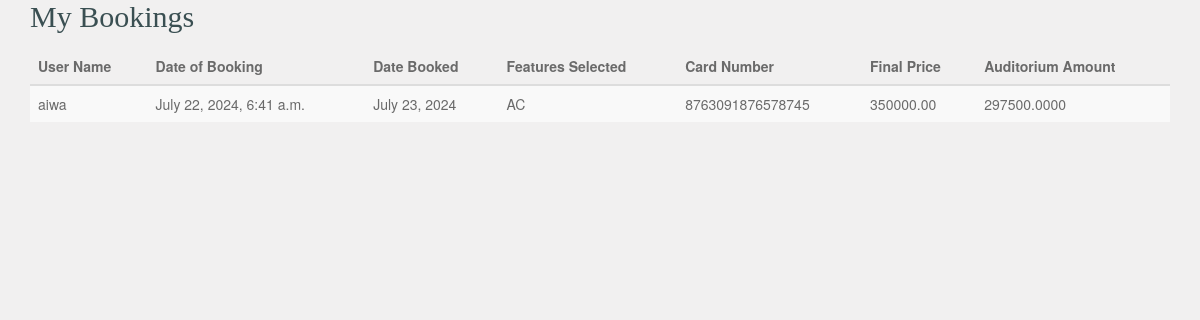
Before: /event_my_bookings/ (signed in) with the older database file.
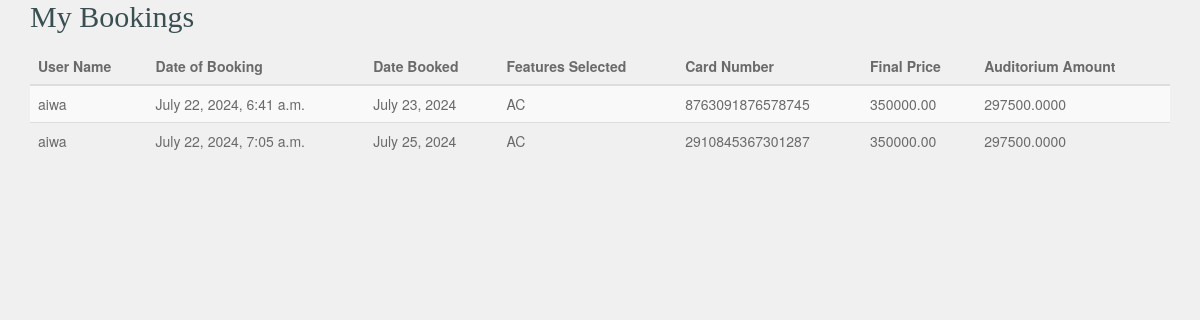
After: the same page with the newer database file.
### auditorium/models.py (models this page shows, shortened)
class BookingHistory(models.Model):
    auditorium = models.ForeignKey(Auditorium, on_delete=models.CASCADE)
    user = models.ForeignKey(settings.AUTH_USER_MODEL, on_delete=models.CASCADE)
    date_booked = models.DateField()
    date_of_booking = models.DateTimeField(auto_now_add=True)
    features_selected = models.TextField()  # To store a comma-separated list of features
    final_price = models.DecimalField(max_digits=10, decimal_places=2)
    card_number = models.CharField(max_length=16)
    cvv = models.CharField(max_length=4)
    admin_amount = models.DecimalField(max_digits=10, decimal_places=2, editable=False)
    @property
    def auditorium_amount(self):
        return self.final_price * Decimal('0.85')

class User(AbstractBaseUser, PermissionsMixin):
    username = models.CharField(max_length=150, unique=True)
    email = models.EmailField(unique=True)
    role = models.CharField(max_length=50, blank=True, null=True)
    is_staff = models.BooleanField(default=False)
    is_active = models.BooleanField(default=True)
    groups = models.ManyToManyField(Group, related_name='custom_user_groups')
    user_permissions = models.ManyToManyField(Permission, related_name='custom_user_permissions')
    objects = CustomUserManager()
    USERNAME_FIELD = 'email'
    REQUIRED_FIELDS = ['username']

### auditorium/views.py (the view)
# urls.py: path('event_my_bookings/', views.event_my_bookings, name='event_my_bookings'),
@login_required
def event_my_bookings(request):
    try:
        auditorium = Auditorium.objects.get(user=request.user)
        bookings = BookingHistory.objects.filter(auditorium=auditorium)
    except Auditorium.DoesNotExist:
        bookings = []
    context = {
        'bookings': bookings,
        'auditorium': auditorium
    }
    return render(request, 'event_my_bookings.html', context)

### auditorium/templates/event_my_bookings.html (shortened to what this page needs)
<!DOCTYPE html>
<html lang="en-US">
<head>
    <link rel="stylesheet" href="../static/css/bootstrap.min.css">
    <link rel="stylesheet" href="../static/css/font-awesome.min.css">
    <link rel="stylesheet" href="../static/css/style.css" media="screen"/>
</head>
<body>
    <div class="container">
        <h2>My Bookings</h2>
        <table class="table table-striped">
            <thead>
                <tr>
                    <th>User Name</th>
                    <th>Date of Booking</th>
                    <th>Date Booked</th>
                    <th>Features Selected</th>
                    <th>Card Number</th>
                    <th>Final Price</th>
                    <th>Auditorium Amount</th>
                </tr>
            </thead>
            <tbody>
                {% for booking in bookings %}
                    <tr>
                        <td>{{ booking.user.username }}</td>
                        <td>{{ booking.date_of_booking }}</td>
                        <td>{{ booking.date_booked }}</td>
                        <td>{{ booking.features_selected }}</td>
                        <td>{{ booking.card_number }}</td>
                        <td>{{ booking.final_price }}</td>
                        <td>{{ booking.auditorium_amount}}</td>
                    </tr>
                {% empty %}
                    <tr>
                        <td colspan="6">No bookings found.</td>
                    </tr>
                {% endfor %}
            </tbody>
        </table>
    </div>
</body>
</html>

Changed rows visible on the page:
added BookingHistory: user.username "aiwa", date_of_booking "July 22, 2024, 7:05 a.m.", date_booked "July 25, 2024", features_selected "AC", card_number "2910845367301287", final_price "350000.00", auditorium_amount "297500.0000"
